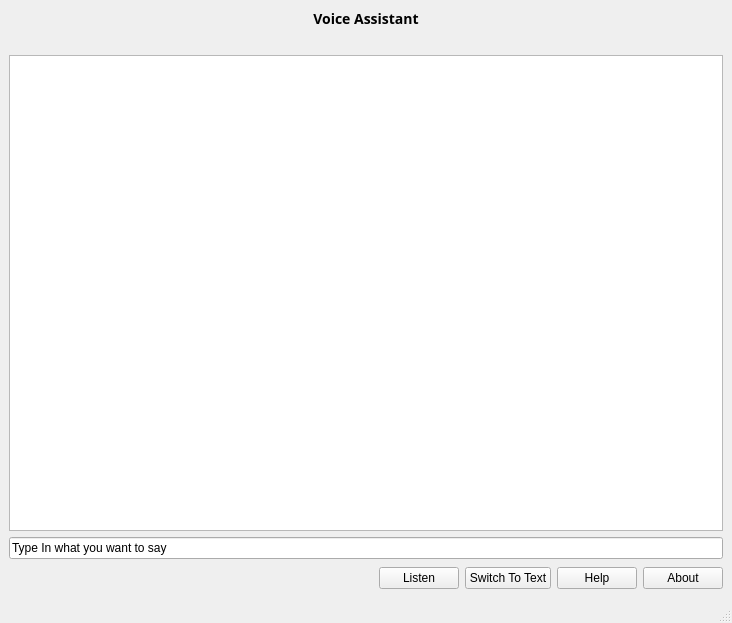
<?xml version="1.0" encoding="UTF-8"?>
<ui version="4.0">
 <class>MainWindow</class>
 <widget class="QMainWindow" name="MainWindow">
  <property name="geometry">
   <rect>
    <x>0</x>
    <y>0</y>
    <width>732</width>
    <height>623</height>
   </rect>
  </property>
  <property name="windowTitle">
   <string>MainWindow</string>
  </property>
  <widget class="QWidget" name="centralwidget">
   <layout class="QGridLayout" name="gridLayout">
       <item row="1" column="0">
           <widget class="QTextBrowser" name="history"/>
       </item>
       <item row="2" column="0">
           <widget class="QLineEdit" name="text_input">
               <property name="text">
                   <string>Type In what you want to say</string>
               </property>
           </widget>
       </item>
       <item row="3" column="0">
           <layout class="QGridLayout" name="gridLayout_5">
               <item row="0" column="4">
                   <widget class="QPushButton" name="pushHelp">
                       <property name="text">
                           <string>Help</string>
                       </property>
                   </widget>
               </item>
               <item row="0" column="1">
                   <spacer name="horizontalSpacer">
                       <property name="orientation">
                           <enum>Qt::Horizontal</enum>
                       </property>
                       <property name="sizeHint" stdset="0">
                           <size>
                               <width>390</width>
                               <height>27</height>
                           </size>
                       </property>
                   </spacer>
               </item>
               <item row="0" column="2">
                   <widget class="QPushButton" name="pushAcceptInput">
                       <property name="text">
                           <string>Listen</string>
                       </property>
                   </widget>
               </item>
               <item row="0" column="5">
                   <widget class="QPushButton" name="pushAbout">
                       <property name="text">
                           <string>About</string>
                       </property>
                   </widget>
               </item>
               <item row="0" column="3">
                   <widget class="QPushButton" name="pushSwitchToText">
                       <property name="text">
                           <string>Switch To Text</string>
                       </property>
                   </widget>
               </item>
               <item row="0" column="0">
                   <widget class="QLabel" name="status">
                       <property name="minimumSize">
                           <size>
                               <width>200</width>
                               <height>0</height>
                           </size>
                       </property>
                       <property name="text">
                           <string/>
                       </property>
                   </widget>
               </item>
           </layout>
       </item>
       <item row="0" column="0">
           <layout class="QGridLayout" name="layoutHistory">
               <item row="0" column="1">
                   <widget class="QLabel" name="labelAssistant">
                       <property name="minimumSize">
                           <size>
                               <width>0</width>
                               <height>0</height>
                           </size>
                       </property>
                       <property name="text">
                           <string>&lt;center style=&quot;font-family: sans-serif; font-size: large;&quot;&gt;&lt;strong&gt;Voice
                               Assistant&lt;strong/&gt;&lt;center/&gt;
                           </string>
                       </property>
                   </widget>
      </item>
     </layout>
    </item>
   </layout>
  </widget>
  <widget class="QStatusBar" name="statusbar"/>
 </widget>
 <resources/>
 <connections/>
</ui>
